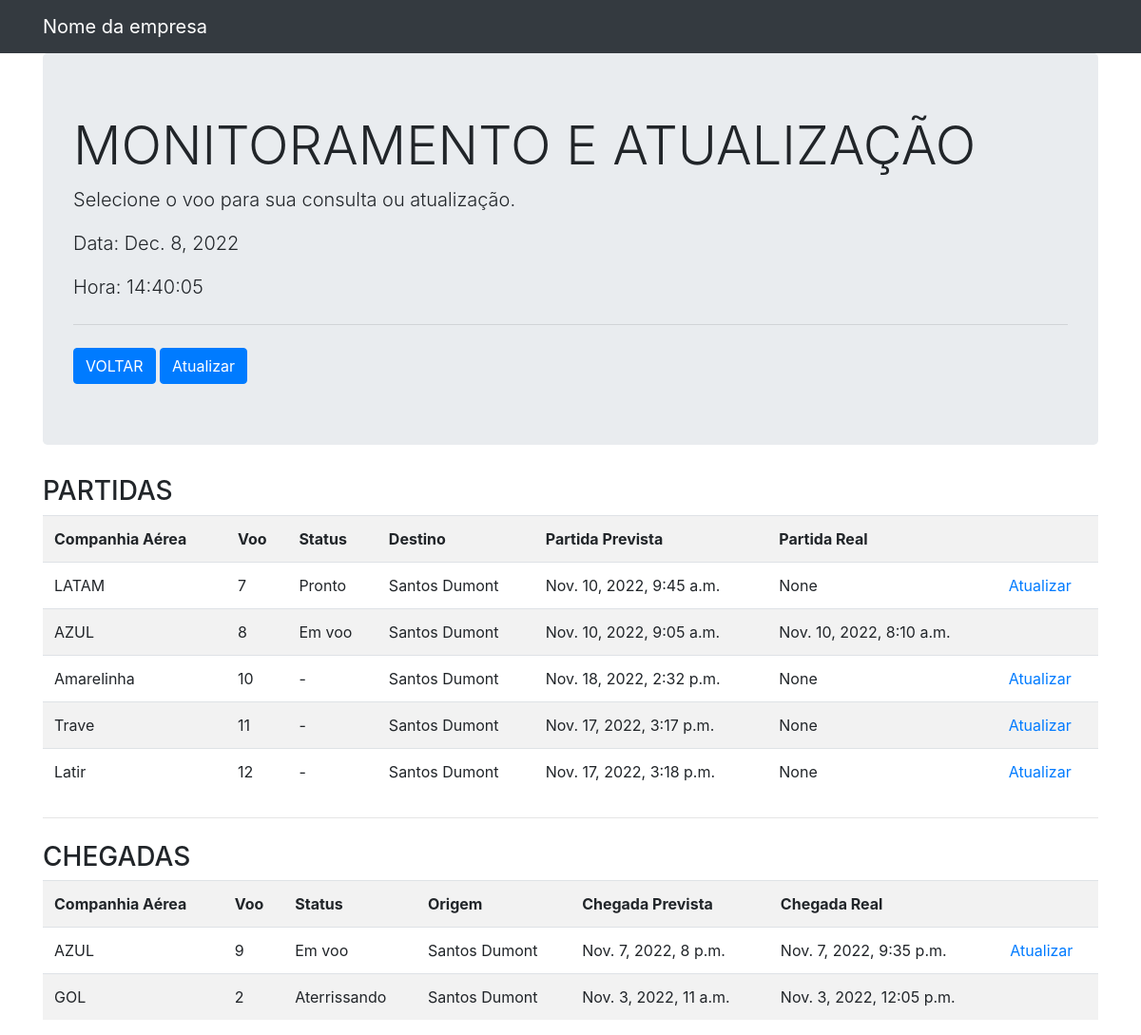
The page /home/2/monitoramento_painel/ on the database as committed earlier.
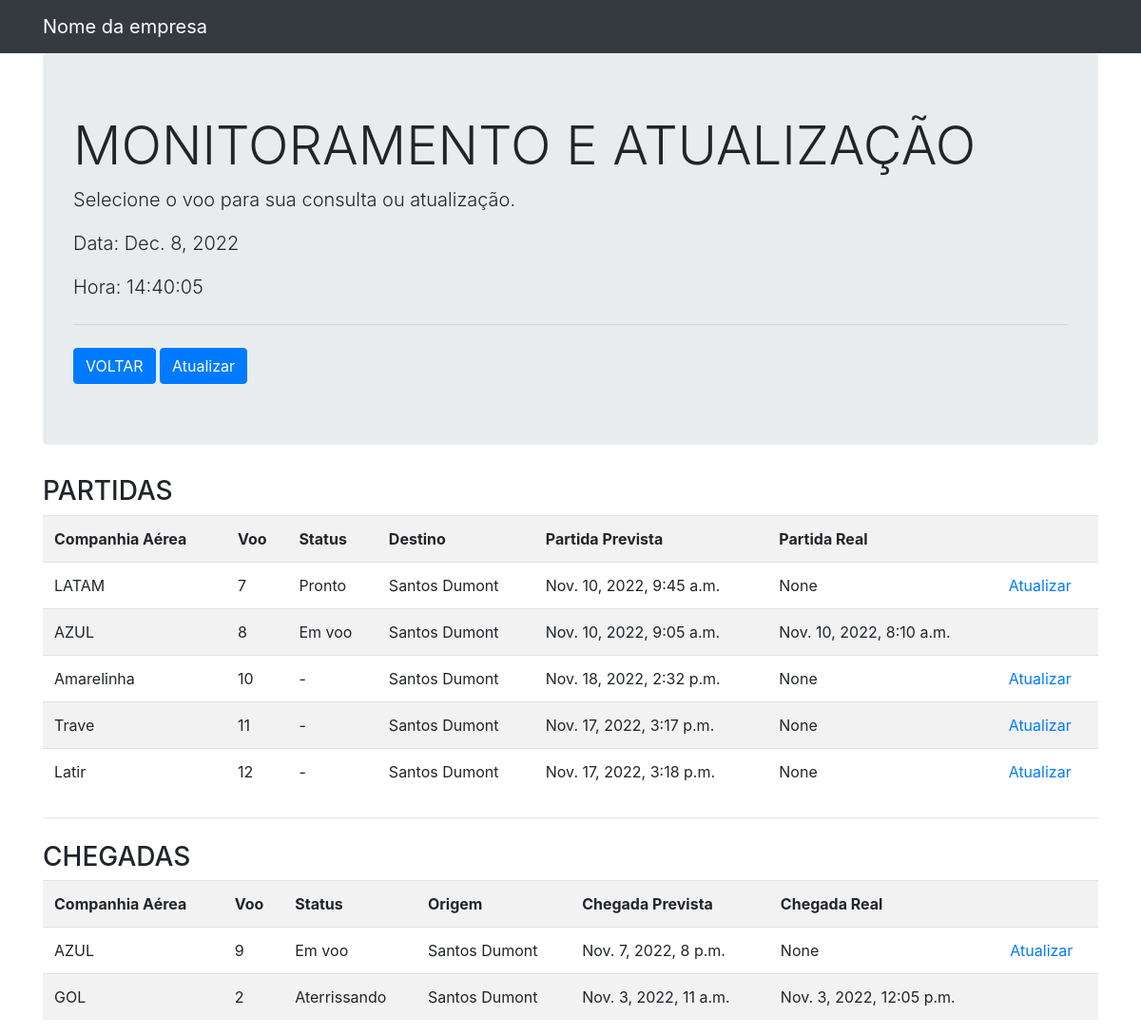
The same page on the database as committed later.
### flight/models.py (models this page shows)
class VooDinamico(models.Model):
    id = models.AutoField(primary_key=True)
    voo = models.ForeignKey(Voo, on_delete=models.CASCADE, null=False)
    status = models.ForeignKey(StatusVoo, on_delete=models.CASCADE, null=False)
    partida_real = models.DateTimeField(null=True)
    chegada_real = models.DateTimeField(null=True)
    class Meta:
        db_table = 'voo_dinamico'

class Voo(models.Model):
    id = models.AutoField(primary_key=True)
    rota = models.ForeignKey(Rota, on_delete=models.CASCADE, null=False)
    chegada_prevista = models.DateTimeField(null=False)
    partida_prevista = models.DateTimeField(null=False)
    companhia_aerea = models.CharField(max_length=200, null=False)
    class Meta:
        db_table = 'voos'

class StatusVoo(models.Model):
    id = models.AutoField(primary_key=True)
    titulo = models.CharField(max_length=200,null=False)
    class Meta:
        db_table = 'status_voo'

class Rota(models.Model):
    id = models.AutoField(primary_key=True)
    aeroporto_partida = models.CharField(max_length=200, null=False)
    aeroporto_chegada = models.CharField(max_length=200, null=False)
    class Meta:
        db_table = 'rotas'

### flight/views.py (the view)
# urls.py: path('home/2/monitoramento_painel/', views.telaMonitoramentoPainelViews, name = 'painel_monitoracao'),
def telaMonitoramentoPainelViews(request):
    template = loader.get_template('monitoramento_painel.html')
    context = get_flights()
    return HttpResponse(template.render(context, request))

### flight/views.py (called while the page is built)
def get_flights():
    aeroporto = "Guarulhos"
    voos_partidas = VooDinamico.objects.all().filter(voo__rota__aeroporto_partida=aeroporto).exclude(status=8)
    voos_chegadas = VooDinamico.objects.all().filter(voo__rota__aeroporto_chegada=aeroporto, status__gte=7,  status__lte=8)
    date = datetime.date.today()
    tz = pytz.timezone('America/Sao_Paulo')
    now = datetime.datetime.now(tz)
    time = now.strftime("%H:%M:%S")
    context = {
        'voosDinamicosChegadas': voos_chegadas,
        'voosDinamicosPartidas': voos_partidas,
        'time': time,
        'date': date,
    }
    return context

### flight/templates/monitoramento_painel.html (shortened to what this page needs)
{% load static %}
<!DOCTYPE html>
<html lang="en">
<head>
    <link rel="stylesheet" href="{% static 'css/bootstrap.min.css' %}">
    <link rel="stylesheet" href="{% static 'css/all.min.css' %}">
</head>
<body>
    <nav class="navbar navbar-expand-lg navbar-dark bg-dark">
        <div class="container">
            <a class="navbar-brand" href="#">
                Nome da empresa
            </a>
        </div>
    </nav>
    <div class="container">
        <div class="jumbotron">
            <h1 class="display-4">
                MONITORAMENTO E ATUALIZAÇÃO
            </h1>
            <p class="lead">
                Selecione o voo para sua consulta ou atualização.
            </p>
            <p class="lead">
                Data: {{date}}
            </p>
            <p class="lead">
                Hora: {{time}}
            </p>
            <hr class="my-4">
            <input class="btn btn-primary"
                   type="button"
                   value="VOLTAR"
                   onclick="location.href = '../'">
            <button class="btn btn-primary"
                    type="button"
                    onClick="window.location.reload();">
                Atualizar
            </button>
        </div>
    </div>
    <div class="container">
        <h3 class="display-6">
            PARTIDAS
        </h3>
        <table class="table table-striped">
            <tr>
                <th>Companhia Aérea</th>
                <th>Voo</th>
                <th>Status</th>
                <th>Destino</th>
                <th>Partida Prevista</th>
                <th>Partida Real</th>
                <th></th>
            </tr>
            {% for vooDinamico in voosDinamicosPartidas %}
                <tr>
                    <td>{{vooDinamico.voo.companhia_aerea}}</td>
                    <td>{{vooDinamico.voo.id}}</td>
                    <td>{{vooDinamico.status.titulo}}</td>
                    <td>{{vooDinamico.voo.rota.aeroporto_chegada}}</td>
                    <td>{{vooDinamico.voo.partida_prevista}}</td>
                    <td>{{ vooDinamico.partida_real }}</td>
                    <td>
                        {%if vooDinamico.status.titulo != "Em voo" and vooDinamico.status.titulo != "Aterrissando" %}
                        <a href="monitoramento_atualizacao/{{vooDinamico.voo.id}}/">
                            Atualizar
                        </a>
                        {%endif%}
                    </td>
                </tr>
            {% endfor %}
        </table>
        <hr class="my-4">
        <h3 class="display-6">
            CHEGADAS
        </h3>
        <table class="table table-striped">
            <tr>
                <th>Companhia Aérea</th>
                <th>Voo</th>
                <th>Status</th>
                <th>Origem</th>
                <th>Chegada Prevista</th>
                <th>Chegada Real</th>
                <th></th>
            </tr>
            {% for vooDinamico in voosDinamicosChegadas %}
                <tr>
                    <td>{{vooDinamico.voo.companhia_aerea}}</td>
                    <td>{{vooDinamico.voo.id}}</td>
                    <td>{{vooDinamico.status.titulo}}</td>
                    <td>{{vooDinamico.voo.rota.aeroporto_partida}}</td>
                    <td>{{vooDinamico.voo.chegada_prevista}}</td>
                    <td>{{vooDinamico.chegada_real}}</td>
                    <td>
                        {%if vooDinamico.status.titulo == "Em voo" %}
                            <a href="monitoramento_atualizacao/{{vooDinamico.voo.id}}/">
                                Atualizar
                            </a>
                        {%endif%}
                    </td>
                </tr>
            {% endfor %}
        </table>
    </div>
</body>
</html>

Rows that differ between the two databases and show on the page:
changed VooDinamico "Nov. 7, 2022, 8 p.m.": chegada_real "Nov. 7, 2022, 9:35 p.m." → "None"
